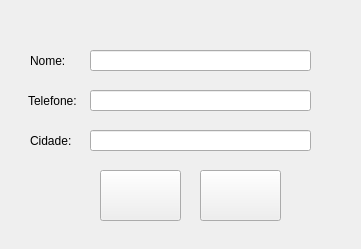
<?xml version="1.0" encoding="UTF-8"?>
<ui version="4.0">
 <class>formDadosCliente</class>
 <widget class="QWidget" name="formDadosCliente">
  <property name="geometry">
   <rect>
    <x>0</x>
    <y>0</y>
    <width>361</width>
    <height>249</height>
   </rect>
  </property>
  <property name="windowTitle">
   <string>Form</string>
  </property>
  <widget class="QLabel" name="lb_nome">
   <property name="geometry">
    <rect>
     <x>30</x>
     <y>50</y>
     <width>49</width>
     <height>21</height>
    </rect>
   </property>
   <property name="text">
    <string>Nome:</string>
   </property>
  </widget>
  <widget class="QLineEdit" name="txt_nome">
   <property name="enabled">
    <bool>true</bool>
   </property>
   <property name="geometry">
    <rect>
     <x>90</x>
     <y>50</y>
     <width>221</width>
     <height>21</height>
    </rect>
   </property>
   <property name="text">
    <string/>
   </property>
  </widget>
  <widget class="QLabel" name="lb_telefone">
   <property name="geometry">
    <rect>
     <x>28</x>
     <y>90</y>
     <width>51</width>
     <height>21</height>
    </rect>
   </property>
   <property name="text">
    <string>Telefone:</string>
   </property>
  </widget>
  <widget class="QLineEdit" name="txt_telefone">
   <property name="geometry">
    <rect>
     <x>90</x>
     <y>90</y>
     <width>221</width>
     <height>21</height>
    </rect>
   </property>
   <property name="text">
    <string/>
   </property>
  </widget>
  <widget class="QLabel" name="lb_cidade">
   <property name="geometry">
    <rect>
     <x>30</x>
     <y>130</y>
     <width>49</width>
     <height>21</height>
    </rect>
   </property>
   <property name="text">
    <string>Cidade:</string>
   </property>
  </widget>
  <widget class="QLineEdit" name="txt_cidade">
   <property name="geometry">
    <rect>
     <x>90</x>
     <y>130</y>
     <width>221</width>
     <height>21</height>
    </rect>
   </property>
   <property name="text">
    <string/>
   </property>
  </widget>
  <widget class="QPushButton" name="bt_cancelar">
   <property name="geometry">
    <rect>
     <x>100</x>
     <y>170</y>
     <width>81</width>
     <height>51</height>
    </rect>
   </property>
   <property name="toolTip">
    <string>&lt;html&gt;&lt;head/&gt;&lt;body&gt;&lt;p&gt;&lt;br/&gt;&lt;/p&gt;&lt;/body&gt;&lt;/html&gt;</string>
   </property>
   <property name="styleSheet">
    <string notr="true">image: url(:/icon_cancelar/Icons/cancelar.png)</string>
   </property>
   <property name="text">
    <string/>
   </property>
  </widget>
  <widget class="QPushButton" name="bt_cadastrar">
   <property name="geometry">
    <rect>
     <x>200</x>
     <y>170</y>
     <width>81</width>
     <height>51</height>
    </rect>
   </property>
   <property name="toolTip">
    <string>&lt;html&gt;&lt;head/&gt;&lt;body&gt;&lt;p&gt;&lt;br/&gt;&lt;/p&gt;&lt;/body&gt;&lt;/html&gt;</string>
   </property>
   <property name="styleSheet">
    <string notr="true">image: url(:/icon_cadastrar/Icons/cadastrar.png)</string>
   </property>
   <property name="text">
    <string/>
   </property>
  </widget>
 </widget>
 <resources>
  <include location="icon_cancelar.qrc"/>
  <include location="icon_cadastrar.qrc"/>
 </resources>
 <connections/>
</ui>
